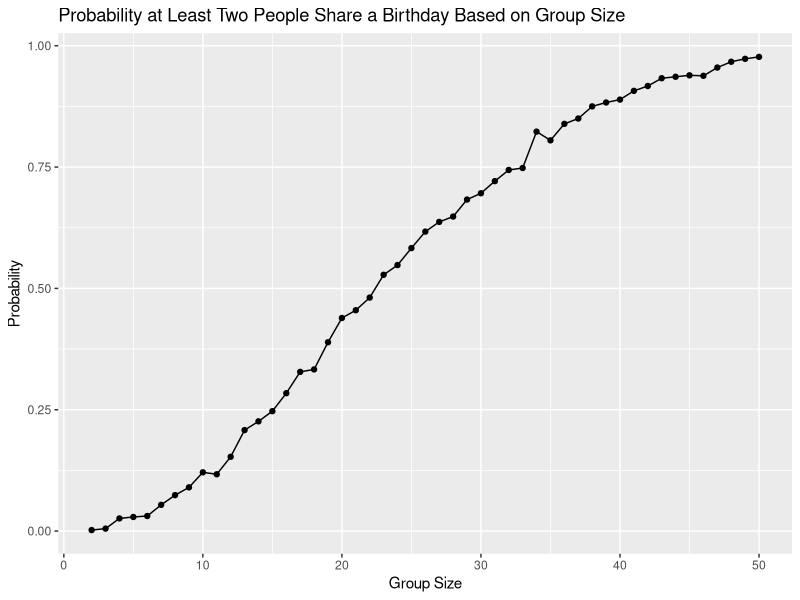

Write R code to recreate this figure. (Note: this script raises an error after producing the figure.)
## ---- chunk 1
library(tidyverse)
## ---- chunk 2
## Initialize function:
birthday_repeated = function(n_room){
  birthdays = sample(1:365, size = n_room, replace = TRUE)
  
  repeated_birthdays = length(unique(birthdays)) < n_room
  
  return(repeated_birthdays)
}

## ---- chunk 3
## Create the simulated birthday df:
birthday_large_df = 
  expand_grid(
   number_of_people = c(2:50),
   iter = 1:1000
 ) |> 
  mutate(
    repeated = map_lgl(number_of_people, birthday_repeated)
  ) |> 
  group_by(number_of_people) |> 
  summarize(p = mean(repeated))
## ---- chunk 4
## Create plot:
birthday_large_df |> 
  ggplot(aes(x = number_of_people, y = p)) +
  geom_point() +
  geom_line() +
  labs(x = "Group Size", y = "Probability", title = "Probability at Least Two People Share a Birthday Based on Group Size")
## ---- chunk 5
### Start with a dataframe containing all file names; the list.files function will help
#files_df = tibble(
#  file = paste0("data/", list.files("data")))
files_df = tibble(file = list.files("data"))
  

### Iterate over file names and read in data for each subject using purrr::map and saving the result as a new variable in the dataframe
study_df = files_df |> 
  mutate(
    repeated = map(paste0("data/", file), read_csv)
  )

### Tidy the result; manipulate file names to include control arm and subject ID, make sure weekly observations are “tidy”, and do any other tidying that’s necessary
study_df = study_df |> 
  unnest(cols = c(repeated)) |> 
  pivot_longer(cols = contains("week"),
               names_to = "week",
               values_to = "value",
               names_prefix = "week_") |> 
  mutate(arm = case_when(
    str_detect(file, "con") ~ "control",
    str_detect(file, "exp") ~ "experimental"
  ),
  subject_id = str_extract(file, "\\d+"),
  week = as.numeric(week), 
  arm = factor(arm))

head(study_df)
## ---- chunk 6
study_df |> 
  ggplot(aes(x = week, y = value, color = subject_id)) +
  geom_line() +
  labs(x  = "Week", y = "Outcome", color = "Subject", title = "Change in Outcome Across Time of Trial for each Subject", subtitle = "Faceted by Treatment Arm") +
  facet_wrap(. ~ arm)
